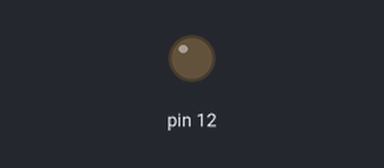
Simulated run of this sketch. Board: Arduino Uno, built with avr-gcc and run on an emulated ATmega328P. Parts: output pins drawn as LEDs (lit = HIGH).

Above: at 2.4 s.
At 6.5 s:
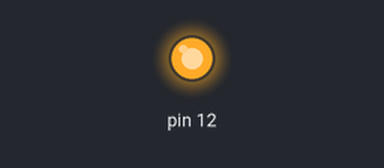
Timing chart, 0 to 6.9 s (numbered marks = the images above):
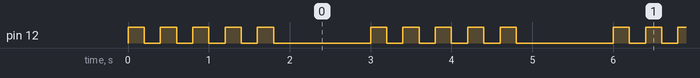

The sketch:

Loops_Light_On_5s.ino
```cpp
void setup()
{
  pinMode(12, OUTPUT);
}

void loop()
{
  for(int i=1;i<=5;i++){
  digitalWrite(12, HIGH);
  delay(200); // Wait for 1000 millisecond(s)
  digitalWrite(12, LOW);
  delay(200); // Wait for 1000 millisecond(s)
  }
  delay(1000);
}
```

Measured:
- by itself, pin 12: repeats every 3.0 s: 4 × (LOW 0.20 s, HIGH 0.20 s), LOW 1.2 s, HIGH 0.20 s
- by itself, everything shown: repeats every 3.0 s, in 10 steps
